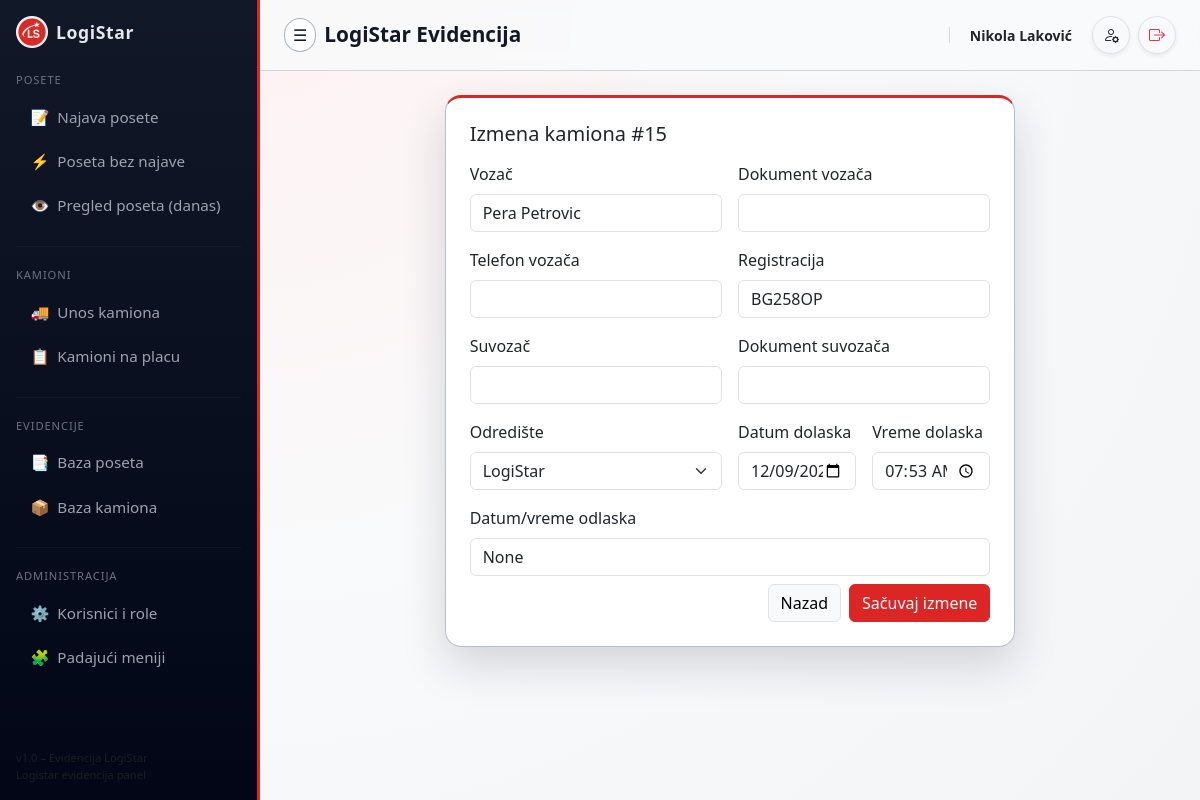
Page /security/kamioni/15/edit (signed in) on the committed database.
### tables this page shows
CREATE TABLE trucks (
        id                      INTEGER PRIMARY KEY AUTOINCREMENT,
        driver_name             TEXT NOT NULL,
        driver_document         TEXT,
        codriver_name           TEXT,
        codriver_document       TEXT,
        plate                   TEXT NOT NULL,
        destination             TEXT NOT NULL,
        arrival_date            TEXT NOT NULL,
        arrival_time            TEXT NOT NULL,
        departure_datetime      TEXT
    , driver_phone TEXT);

### app.py (the view, shortened to what this page needs)
@app.route("/security/kamioni/<int:truck_id>/edit", methods=["GET", "POST"])
@require_role("admin")
def security_kamioni_edit(truck_id: int):
    conn = get_db()
    cur = conn.cursor()
    row = cur.execute(
        "SELECT * FROM trucks WHERE id = ?",
        (truck_id,),
    ).fetchone()
    if row is None:
        conn.close()
        return "Kamion nije pronađen.", 404
    destinations = cur.execute(
        "SELECT value FROM lookups WHERE type='destination' ORDER BY value",
    ).fetchall()
    conn.close()
    return render_template(
        "security_kamioni_edit.html",
        truck=row,
        destinations=destinations,
    )

### app.py (called while the page is built)
def get_db():
    conn = sqlite3.connect(DB_PATH)
    conn.row_factory = sqlite3.Row
    return conn

def require_role(*allowed_roles):
    def decorator(view_func):
        @wraps(view_func)
        def wrapped_view(*args, **kwargs):
            if "user_email" not in session:
                next_url = request.path
                return redirect(url_for("login", next=next_url))
            role = session.get("role")
            if allowed_roles and role not in allowed_roles:
                return redirect(url_for("no_access"))
            return view_func(*args, **kwargs)
        return wrapped_view
    return decorator

### templates/security_kamioni_edit.html
{% extends "base.html" %}
{% block content %}
<div class="row justify-content-center">
  <div class="col-lg-8 col-md-10">
    <div class="card card-soft p-4">
      <h5 class="mb-3">Izmena kamiona #{{ truck.id }}</h5>
      <form method="post" class="row g-3">
        <div class="col-md-6">
          <label class="form-label">Vozač</label>
          <input type="text" name="driver_name" class="form-control"
                 value="{{ truck.driver_name }}" required>
        </div>
        <div class="col-md-6">
          <label class="form-label">Dokument vozača</label>
          <input type="text" name="driver_document" class="form-control"
                 value="{{ truck.driver_document }}">
        </div>
        <div class="col-md-6">
          <label class="form-label">Telefon vozača</label>
          <input type="text" name="driver_phone" class="form-control"
                 value="{{ truck.driver_phone }}">
        </div>
        <div class="col-md-6">
          <label class="form-label">Registracija</label>
          <input type="text" name="plate" class="form-control"
                 value="{{ truck.plate }}" required>
        </div>
        <div class="col-md-6">
          <label class="form-label">Suvozač</label>
          <input type="text" name="codriver_name" class="form-control"
                 value="{{ truck.codriver_name }}">
        </div>
        <div class="col-md-6">
          <label class="form-label">Dokument suvozača</label>
          <input type="text" name="codriver_document" class="form-control"
                 value="{{ truck.codriver_document }}">
        </div>
        <div class="col-md-6">
          <label class="form-label">Odredište</label>
          <select name="destination" class="form-select" required>
            {% for d in destinations %}
              <option value="{{ d['value'] }}"
                      {{ 'selected' if d['value'] == truck.destination else '' }}>
                {{ d['value'] }}
              </option>
            {% endfor %}
          </select>
        </div>
        <div class="col-md-3">
          <label class="form-label">Datum dolaska</label>
          <input type="date" name="arrival_date" class="form-control"
                 value="{{ truck.arrival_date }}" required>
        </div>
        <div class="col-md-3">
          <label class="form-label">Vreme dolaska</label>
          <input type="time" name="arrival_time" class="form-control"
                 value="{{ truck.arrival_time }}" required>
        </div>
        <div class="col-md-12">
          <label class="form-label">Datum/vreme odlaska</label>
          <input type="text" name="departure_datetime" class="form-control"
                 placeholder="YYYY-MM-DD HH:MM:SS"
                 value="{{ truck.departure_datetime }}">
        </div>
        <div class="col-12 d-flex justify-content-end gap-2 mt-2">
          <a href="{{ url_for('security_kamioni') }}" class="btn btn-light border">Nazad</a>
          <button type="submit" class="btn btn-primary">Sačuvaj izmene</button>
        </div>
      </form>
    </div>
  </div>
</div>
{% endblock %}

### templates/base.html (style rules this page uses)
:root { --ls-red: #dc2626; --ls-red-soft: #fee2e2; --ls-gray-light: #f3f4f6; --ls-dark: #0f172a; --sidebar-width: 260px; }
body { background: var(--ls-gray-light); font-family: system-ui, -apple-system, BlinkMacSystemFont, "Segoe UI", sans-serif; overflow-x: hidden; }
.card-soft { border-radius: 1rem; border: 1px solid rgba(148, 163, 184, 0.7); box-shadow: 0 18px 45px rgba(15, 23, 42, 0.16); background: rgba(255, 255, 255, 0.96); border-top: 3px solid var(--ls-red); }
.btn-primary { background-color: var(--ls-red); border-color: var(--ls-red); }

### rows in the picture
trucks: id "15", driver_name "Pera Petrovic", plate "BG258OP", arrival_date "12/09/2025", arrival_time "07:53"

### other values in the picture
{{ page_title or "LogiStar Evidencija" }} "LogiStar Evidencija"
{{ session.get('full_name', '') }} "Nikola Laković"
form field destination "LogiStar"
